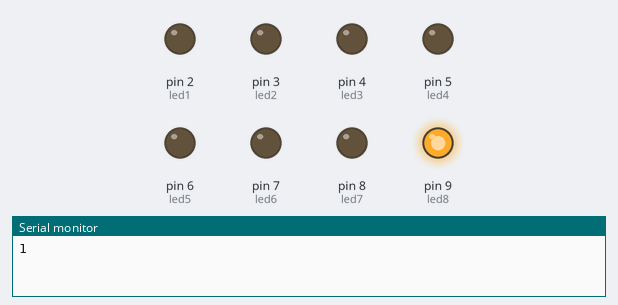
The sketch below on a simulated Arduino Uno, built with avr-gcc and run on an emulated ATmega328P. Parts: output pins drawn as LEDs (lit = HIGH), the last lines printed to the serial monitor.

Above: at 1.0 s.
At 4.5 s:
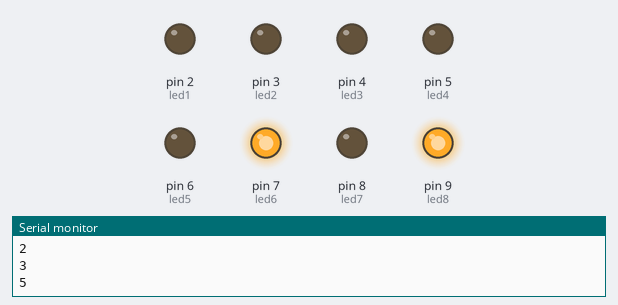
At 6.5 s:
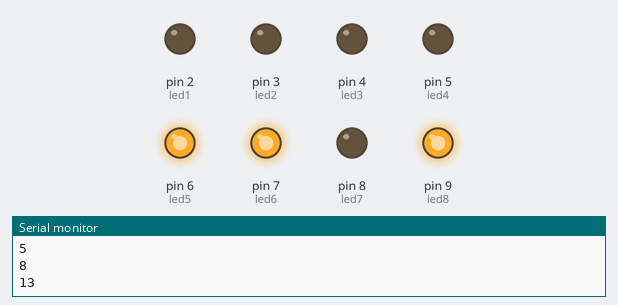
At 8.5 s:
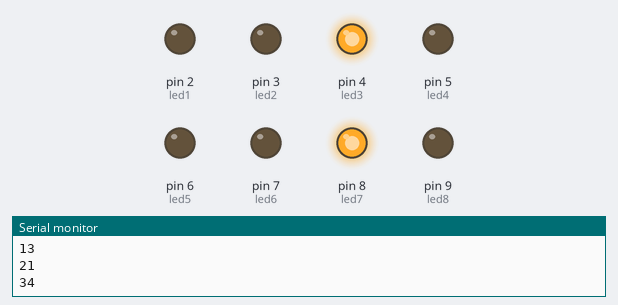
At 11.5 s:
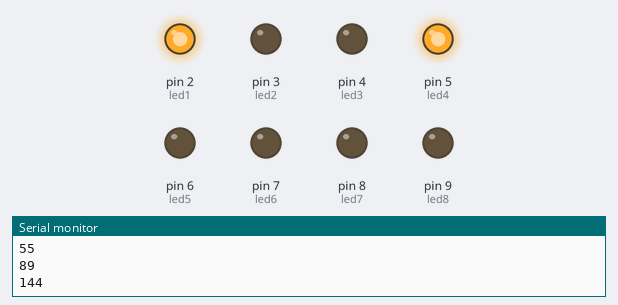
At 15.5 s:
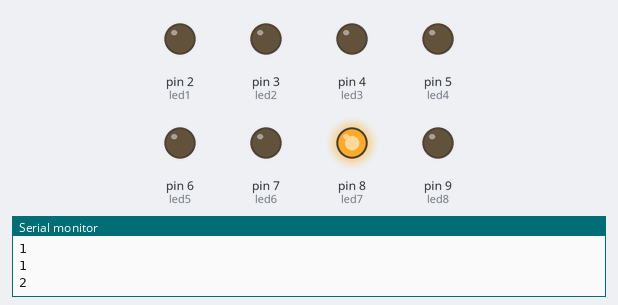
Timing chart, 0 to 16.9 s (numbered marks = the images above):
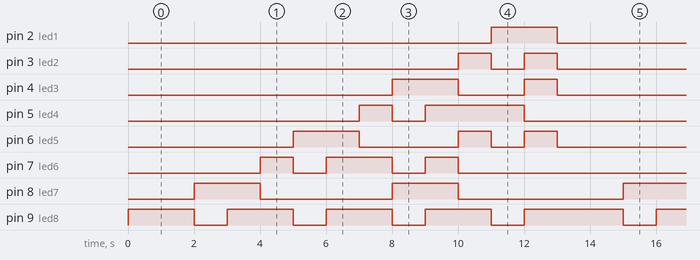

Measured:
- by itself, pin 2 (led1): alternates HIGH for 2.0 s and LOW for 11.0 s
- by itself, pin 3 (led2): repeats every 13.0 s: LOW 1.0 s, HIGH 1.0 s, LOW 10.0 s, HIGH 1.0 s
- by itself, pin 4 (led3): repeats every 13.0 s: LOW 2.0 s, HIGH 1.0 s, LOW 8.0 s, HIGH 2.0 s
- by itself, pin 5 (led4): repeats every 13.0 s: LOW 1.0 s, HIGH 3.0 s, LOW 8.0 s, HIGH 1.0 s
- by itself, pin 6 (led5): repeats every 13.0 s: LOW 3.0 s, HIGH 1.0 s, LOW 1.0 s, HIGH 1.0 s, LOW 5.0 s, HIGH 2.0 s
- by itself, pin 7 (led6): repeats every 13.0 s: LOW 1.0 s, HIGH 2.0 s, LOW 1.0 s, HIGH 1.0 s, LOW 7.0 s, HIGH 1.0 s
- by itself, pin 8 (led7): repeats every 13.0 s: LOW 4.0 s, HIGH 2.0 s, LOW 5.0 s, HIGH 2.0 s
- by itself, pin 9 (led8): repeats every 13.0 s: 3 × (LOW 1.0 s, HIGH 2.0 s), LOW 1.0 s, HIGH 3.0 s

The sketch:

Tarea_2_Fibonacci.ino
```cpp
int led1 = 2;
int led2 = 3;
int led3 = 4;  //analogico ->A0 - A5
int led4 = 5;
int led5 = 6;
int led6 = 7;
int led7 = 8;
int led8 = 9;

void setup() {
  Serial.begin(9600);
  pinMode(led1, OUTPUT);
  pinMode(led2, OUTPUT);
  pinMode(led3, OUTPUT);
  pinMode(led4, OUTPUT);
  pinMode(led5, OUTPUT);
  pinMode(led6, OUTPUT);
  pinMode(led7, OUTPUT);
  pinMode(led8, OUTPUT);
}

int act = 1;
int ant = 0;
int sum = 1;
int temp;
void loop() {
  // put your main code here, to run repeatedly:
  int leds[] = { 0, 0, 0, 0, 0, 0, 0, 0 };
  Serial.println(act);
  //Secuencia
  sum = ant + act;
  ant = act;
  temp = act;
  int x = 7;
  //Pasar a Binario
  for (int i = 0; i < 8; i++){
    if (temp > 0) {
      int aux = temp / 2;
      int res = temp % 2;
      leds[x] = res;
      temp = temp - (res + aux);
      x--;
    }
    else{
      i = 8;
    }
  }

  act = sum;
  if (act > 233) {
    act = 1;
    ant = 0;
    sum = 1;

  }
  digitalWrite(led1, leds[0]);
  digitalWrite(led2, leds[1]);
  digitalWrite(led3, leds[2]);
  digitalWrite(led4, leds[3]);
  digitalWrite(led5, leds[4]);
  digitalWrite(led6, leds[5]);
  digitalWrite(led7, leds[6]);
  digitalWrite(led8, leds[7]);

  delay(1000);
}
```
